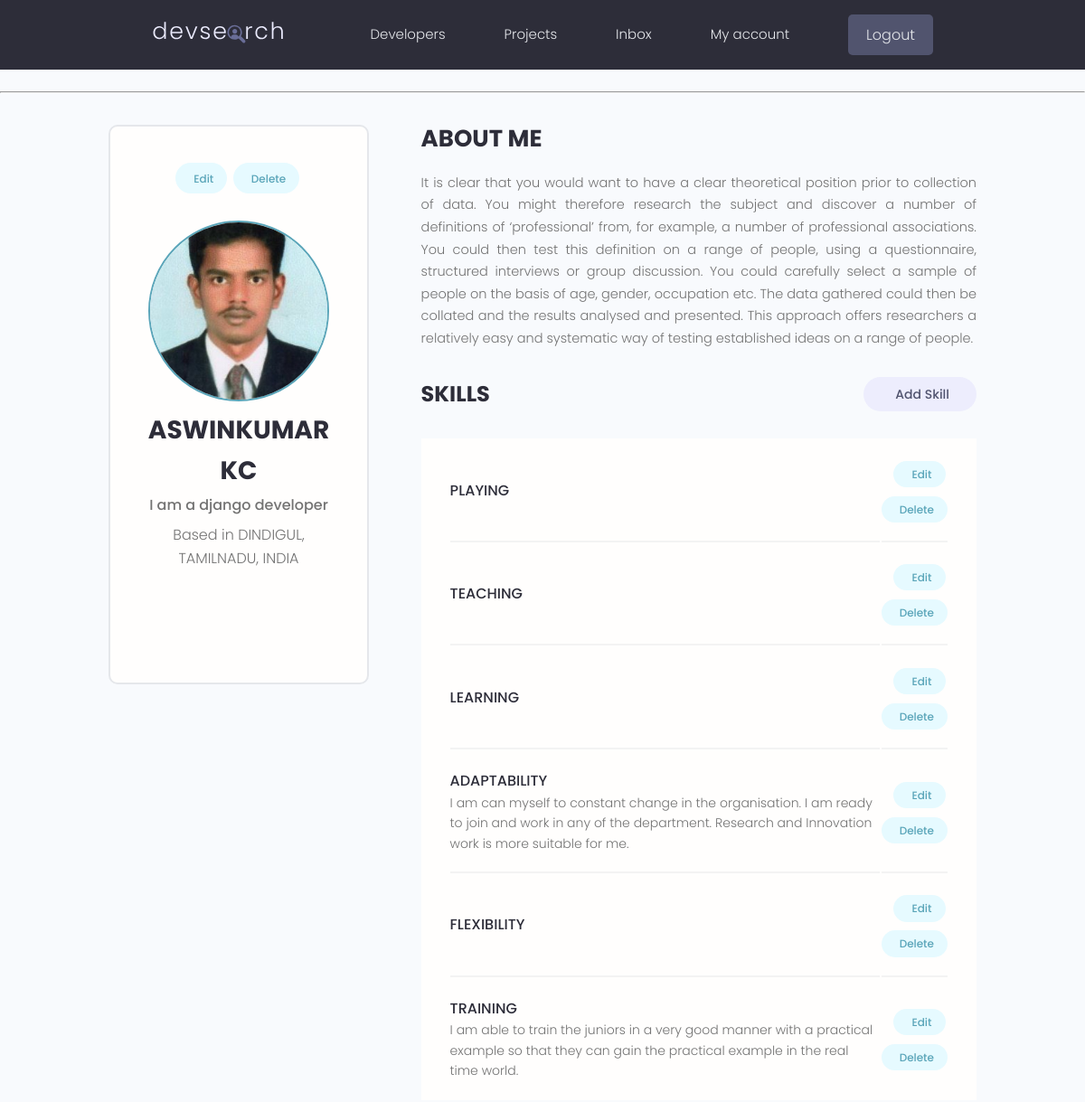
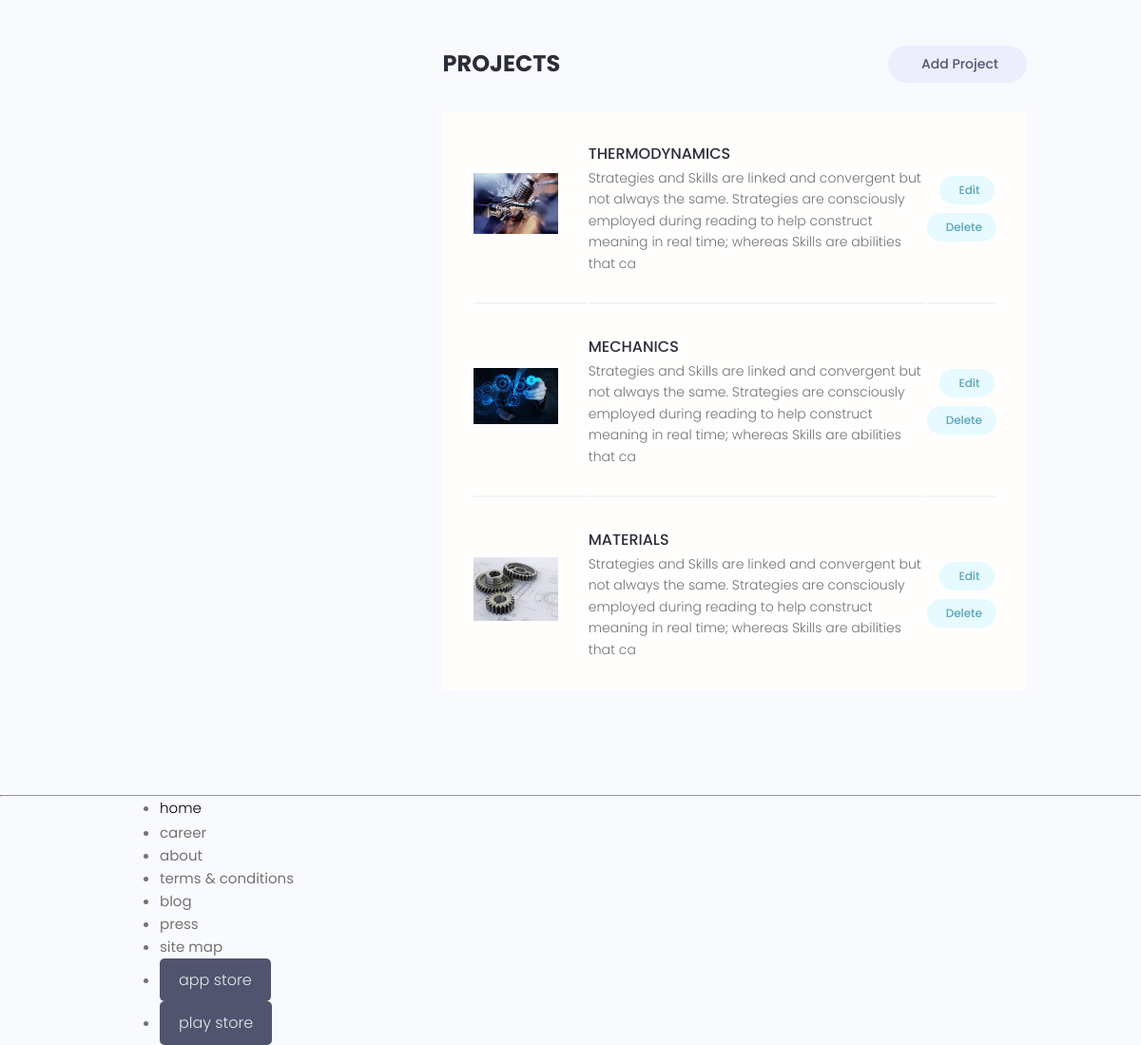
Page /account/ (signed in) on the committed database (2 pictures, top to bottom).
### users/models.py (models this page shows, shortened)
class Profile(models.Model):
    user = models.OneToOneField(User,on_delete=models.CASCADE,null=True,blank=True)
    name = models.CharField(max_length=200)
    username = models.CharField(max_length=200,null=True,blank=True)
    email = models.EmailField(null=True,blank=True)
    profile_image = models.ImageField(upload_to='profiles',default='profiles/download.png',null=True,blank=True)
    short_intro = models.CharField(max_length=2000,null=True,blank=True)
    bio = models.TextField(null=True,blank=True)
    location = models.CharField(max_length=500,null=True,blank=True)
    social_github = models.CharField(max_length=2000,null=True,blank=True)
    social_twitter = models.CharField(max_length=2000,null=True,blank=True)
    social_youtube = models.CharField(max_length=2000,null=True,blank=True)
    social_linkedin = models.CharField(max_length=2000,null=True,blank=True)
    social_website = models.CharField(max_length=2000,null=True,blank=True)
    created = models.DateTimeField(auto_now_add=True)

class Skill(models.Model):
    owner = models.ForeignKey(Profile, on_delete=models.CASCADE,null=True,blank=True)
    name = models.CharField(max_length=200)
    description = models.TextField(null=True,blank=True)
    created = models.DateTimeField(auto_now_add=True)

### project1/models.py (models this page shows, shortened)
class Project(models.Model):
    project_type = [('static','static application'),
                    ('dynamic','web application')
    ]
    owner = models.ForeignKey(Profile,on_delete=models.CASCADE,null=True,blank=True)
    title = models.CharField (max_length=500)
    description = models.TextField (max_length=5000,null=True,blank=True)
    image = models.ImageField (upload_to='photos/', default='photos/download.jpg',null=True,blank=True)
    demo_link = models.CharField (max_length=2000,null=True,blank=True)
    source_link = models.CharField (max_length=2000,null=True,blank=True)
    tags= models.ManyToManyField('Tag',blank=True)
    created = models.DateTimeField (auto_now_add=True)
    vote_total = models.IntegerField (default=0,null=True,blank=True)
    vote_ratio = models.IntegerField (default=0,null=True,blank=True)
    type = models.CharField (max_length=30,choices=project_type,null=True,blank=True)

### users/views.py (the view)
# urls.py: path('account/',views.userAccount,name='account'),
@login_required(login_url='users:login')
def userAccount(request):
    profile = request.user.profile
    context = {
        'profile':profile
    }
    return render(request,'users/account.html',context)

### users/templates/users/account.html (shortened to what this page needs)
{% extends 'main.html' %}
{% block content %}
  <main class="settingsPage profile my-md">
    <div class="container">
      <div class="layout">
        <div class="column column--1of3">
          <div class="card text-center">
            <div class="card__body dev">
              <a class="tag tag--pill tag--main settings__btn" href="{% url 'users:edit-account' %}"> Edit</a>
              <a class="tag tag--pill tag--main settings__btn" href="#">
                Delete</a>
              <img class="avatar avatar--xl dev__avatar" src="{{profile.profile_image.url}}" />
              <h2 class="dev__name">{{profile.name}}</h2>
              <p class="dev__title">{{profile.short_intro}}</p>
              <p class="dev__location">Based in {{profile.location}}</p>
              <ul class="dev__social">
              </ul>
            </div>
          </div>
        </div>
        <div class="column column--2of3">
          <div class="devInfo">
            <h3 class="devInfo__title">About Me</h3>
            <p class="devInfo__about">
              {{profile.bio}}
            </p>
          </div>
          <div class="settings">
            <h3 class="settings__title">Skills</h3>
            <a class="tag tag--pill tag--sub settings__btn tag--lg" href="{% url 'users:create-skill' %}"> Add Skill</a>
          </div>
          <table class="settings__table">
            {% for skill in profile.skill_set.all %}
            <tr>
              <td class="settings__tableInfo">
                <h4>{{skill.name}}</h4>
                <p>
                  {{skill.description}}
                </p>
              </td>
              <td class="settings__tableActions">
                <a class="tag tag--pill tag--main settings__btn" href="{% url 'users:update-skill' skill.id %}"> Edit</a>
                <a class="tag tag--pill tag--main settings__btn" href="{% url 'users:delete-skill' skill.id %}?next=/account/">
                  Delete</a>
              </td>
            </tr>
            {% endfor %}
          </table>
          <div class="settings">
            <h3 class="settings__title">Projects</h3>
            <a class="tag tag--pill tag--sub settings__btn tag--lg" href="{% url 'project1:create-project' %}"> Add Project</a>
          </div>
          <table class="settings__table">
            {% for project in profile.project_set.all %}
            <tr>
              <td class="settings__thumbnail">
                <a href="{% url 'project1:project3' project.id %}"><img src="{{project.image.url}}" alt="Project Thumbnail" /></a>
              </td>
              <td class="settings__tableInfo">
                <a href="{% url 'project1:project3' project.id %}">{{project.title}}</a>
                <p>
                  {{project.description|slice:"200"}}
                </p>
              </td>
              <td class="settings__tableActions">
                <a class="tag tag--pill tag--main settings__btn" href="{% url 'project1:update-project' project.id %}"> Edit</a>
                <a class="tag tag--pill tag--main settings__btn" href="{% url 'project1:delete-project' project.id %}?next=/account/">
                  Delete</a>
              </td>
            </tr>
            {% endfor %}
          </table>
        </div>
      </div>
    </div>
  </main>
{% endblock %}

### static/styles/app.css (style rules this page uses)
:root { --color-sub: #2d2d39; }
.card { border: 2px solid var(--color-light); }
img { width: 100%; }
.profile .card > .dev { padding: 4rem; }
.dev__avatar { display: block; margin: auto; }
.dev__name { color: var(--color-sub); font-size: 2.8rem; font-weight: 700; margin-top: 1rem; margin-bottom: 0.5rem; }
.dev__title { font-size: 1.6rem; font-weight: 500; line-height: 1.3; }
.dev__location { margin-top: 1rem; }
.dev__social { margin: 3rem 0; list-style: none; display: flex; justify-content: center; gap: 1.5rem; }
.devInfo { margin-bottom: 3rem; }
.devInfo__title, .devInfo__subtitle { font-size: 2.6rem; color: var(--color-sub); text-transform: uppercase; font-weight: 700; margin-bottom: 1.5rem; }
.devInfo__about, .devSkill__info { font-size: 1.45rem; line-height: 1.7; text-align: justify; }
.settingsPage .dev > .settings__btn { display: inline-block; margin-bottom: 3rem; }
.settings { display: flex; justify-content: space-between; align-items: center; }
.settings__title { font-size: 2.4rem; text-transform: uppercase; font-weight: 700; color: var(--color-sub); }
.settings__table { margin-top: 3rem; margin-bottom: 5rem; padding: 0 3rem; background: var(--color-white); }
.settings__table tr { width: 100%; }
.settings__table tr > td { padding: 2rem 0; }
.settings__table tr:not(:last-child) td { border-bottom: 2px solid var(--color-white-light); }
.settings__thumbnail { width: 23%; min-width: 10rem; }
.settings__thumbnail img { padding-right: 3rem; height: 15rem; object-fit: contain; }
.settings__tableInfo { width: 100%; }
.settings__tableInfo h4, .settings__tableInfo a { padding-right: 1rem; width: auto; font-size: 1.6rem; font-weight: 500; color: var(--color-sub); }
.settings__tableInfo p { font-size: 1.4rem; }
.settings__tableActions { text-align: right; }

### static/uikit/styles/modules/_variables.css (style rules this page uses)
:root { --color-main: #5aa5b9; --color-main-light: #e6faff; --color-sub: #3f4156; --color-sub-light: #51546e; --color-sub-lighter: #ededfd; --color-text: #737373; --color-gray: #8b8b8b; --color-light: #e5e7eb; --color-light-gray: #767676; --color-bg: #f8fafd; --color-white: #fffefd; --color-white-light: #f3f3f3; --color-success: #359e64; --color-success-bg: #def8e8; --color-error: #fc4b0b; --color-error-bg: #fff2ee; --font-base: 'Poppins', arial, helvetica, 'Segoe UI', roboto, ubuntu, sans-serif; --font-monospace: 'Fira Code', 'Courier New', courier, monospace; --font-regular: 300; --font-medium: 500; --font-bold: 700; --generic-shadow: 1px 1px 5px #00000010; --generic-transition: all 0.3s ease-in-out; }

### static/uikit/styles/modules/_base.css (style rules this page uses)
* { margin: 0; padding: 0; box-sizing: border-box; text-rendering: optimizeLegibility; color: inherit; font-size: inherit; }
html { font-size: 50%; }
@media only screen and (min-width: 480px) { html { font-size: 56.25%; } }
@media only screen and (min-width: 1200px) { html { font-size: 62.5%; } }
body { line-height: 1.6; font-weight: 400; font-size: 1.5rem; color: var(--color-text); background-color: var(--color-bg); min-height: 100vh; }

### static/uikit/styles/modules/_typography.css (style rules this page uses)
* { font-family: var(--font-base); }
h2 { font-size: 3.6rem; font-weight: var(--font-bold); }
h3 { font-size: 3.2rem; font-weight: var(--font-medium); }
h4 { font-size: 2.8rem; font-weight: var(--font-medium); }
p, span, strong { font-size: 1.6rem; color: var(--color-text); font-weight: var(--font-regular); }
a { padding-bottom: 2px; text-decoration: none; display: inline-block; color: var(--color-main); font-weight: var(--font-medium); }

### static/uikit/styles/modules/_utilities.css (style rules this page uses)
.container { width: 92%; max-width: 165rem; margin: 0 auto; box-sizing: border-box; }
@media screen and (min-width: 1000px) { .container { width: 90%; } }
@media screen and (min-width: 1200px) { .container { width: 80%; } }
.text-center { text-align: center; }
.my-md { margin: 3rem auto; }

### static/uikit/styles/modules/_avatar.css (style rules this page uses)
.avatar { border-radius: 50%; border: 2px solid var(--color-main); object-fit: cover; }
.avatar--xl { height: 20rem; width: 20rem; }

### static/uikit/styles/modules/_card.css (style rules this page uses)
.card { border-radius: 1rem; background-color: var(--color-white); border: 1.5px solid var(--color-light); width: auto; height: auto; margin-top: 0.5rem; margin-bottom: 0.5rem; overflow: hidden; }
.card__body, .card__header { padding: 2rem 2.5rem; }

### static/uikit/styles/modules/_layout.css (style rules this page uses)
.layout { display: flex; flex-flow: row wrap; justify-content: space-between; }
.layout > .column { margin-bottom: 3rem; }
.layout > .column.column--1of3 { flex-basis: 30%; }
.layout > .column.column--2of3 { flex-basis: 64%; }

### rows in the picture
Profile: profile_image (picture), name "ASWINKUMAR KC", short_intro "I am a django developer", location "DINDIGUL, TAMILNADU, INDIA", bio "It is clear that you would want to have a clear theoretical position prior to collection of data. You might therefore research the subject and discover a number of definitions of ‘professional’ from, for example, a number of professional associations. You could then test this definition on a range of people, using a questionnaire, structured interviews or group discussion. You could carefully select a sample of people on the basis of age, gender, occupation etc. The data gathered could then be collated and the results analysed and presented. This approach offers researchers a relatively easy and systematic way of testing established ideas on a range of people."
Skill: name "PLAYING"
Skill: name "TEACHING"
Skill: name "LEARNING"
Skill: name "ADAPTABILITY", description "I am can myself to constant change in the organisation. I am ready to join and work in any of the department. Research and Innovation work is more suitable for me."
Skill: name "FLEXIBILITY"
Skill: name "TRAINING", description "I am able to train the juniors in a very good manner with a practical example so that they can gain the practical example in the real time world."
Project: image (picture), title "THERMODYNAMICS", description "Strategies and Skills are linked and convergent but not always the same. Strategies are consciously employed during reading to help construct meaning in real time; whereas Skills are abilities that ca"
Project: image (picture), title "MECHANICS", description "Strategies and Skills are linked and convergent but not always the same. Strategies are consciously employed during reading to help construct meaning in real time; whereas Skills are abilities that ca"
Project: image (picture), title "MATERIALS", description "Strategies and Skills are linked and convergent but not always the same. Strategies are consciously employed during reading to help construct meaning in real time; whereas Skills are abilities that ca"
